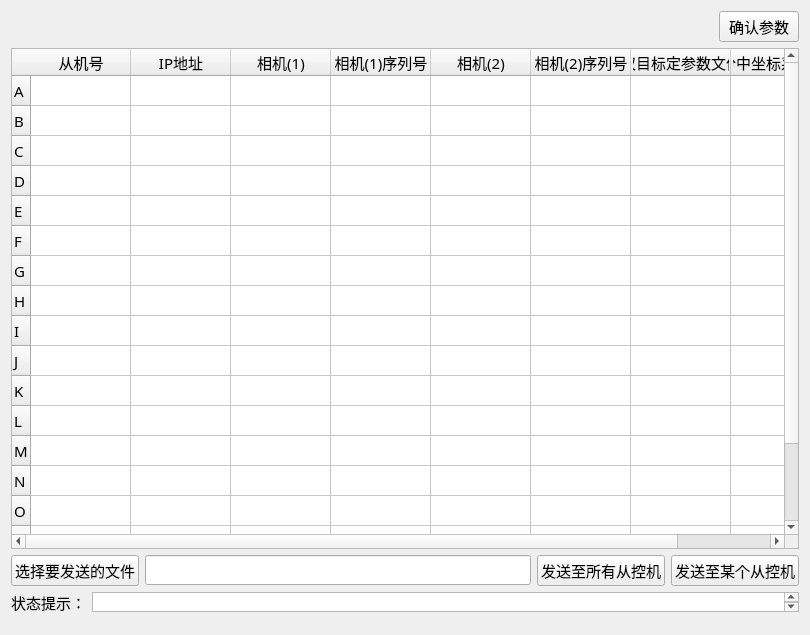
<?xml version="1.0" encoding="UTF-8"?>
<ui version="4.0">
 <class>HardwareConfigWidget</class>
 <widget class="QWidget" name="HardwareConfigWidget">
  <property name="geometry">
   <rect>
    <x>0</x>
    <y>0</y>
    <width>810</width>
    <height>635</height>
   </rect>
  </property>
  <property name="font">
   <font>
    <family>微软雅黑</family>
    <pointsize>11</pointsize>
   </font>
  </property>
  <property name="windowTitle">
   <string>硬件配置</string>
  </property>
  <layout class="QVBoxLayout" name="verticalLayout">
   <item>
    <layout class="QHBoxLayout" name="horizontalLayout_4">
     <item>
      <spacer name="horizontalSpacer">
       <property name="orientation">
        <enum>Qt::Horizontal</enum>
       </property>
       <property name="sizeHint" stdset="0">
        <size>
         <width>40</width>
         <height>20</height>
        </size>
       </property>
      </spacer>
     </item>
     <item>
      <widget class="QPushButton" name="okConfigButton">
       <property name="text">
        <string>确认参数</string>
       </property>
       <property name="icon">
        <iconset resource="../../resource/gui/icons.qrc">
         <normaloff>:/image/filesave.png</normaloff>:/image/filesave.png</iconset>
       </property>
      </widget>
     </item>
    </layout>
   </item>
   <item>
    <widget class="QTableWidget" name="ID">
     <property name="font">
      <font>
       <pointsize>11</pointsize>
      </font>
     </property>
     <row>
      <property name="text">
       <string>A</string>
      </property>
     </row>
     <row>
      <property name="text">
       <string>B</string>
      </property>
     </row>
     <row>
      <property name="text">
       <string>C</string>
      </property>
     </row>
     <row>
      <property name="text">
       <string>D</string>
      </property>
     </row>
     <row>
      <property name="text">
       <string>E</string>
      </property>
     </row>
     <row>
      <property name="text">
       <string>F</string>
      </property>
     </row>
     <row>
      <property name="text">
       <string>G</string>
      </property>
     </row>
     <row>
      <property name="text">
       <string>H</string>
      </property>
     </row>
     <row>
      <property name="text">
       <string>I</string>
      </property>
     </row>
     <row>
      <property name="text">
       <string>J</string>
      </property>
     </row>
     <row>
      <property name="text">
       <string>K</string>
      </property>
     </row>
     <row>
      <property name="text">
       <string>L</string>
      </property>
     </row>
     <row>
      <property name="text">
       <string>M</string>
      </property>
     </row>
     <row>
      <property name="text">
       <string>N</string>
      </property>
     </row>
     <row>
      <property name="text">
       <string>O</string>
      </property>
     </row>
     <row>
      <property name="text">
       <string>P</string>
      </property>
     </row>
     <row>
      <property name="text">
       <string>Q</string>
      </property>
     </row>
     <row>
      <property name="text">
       <string>R</string>
      </property>
     </row>
     <column>
      <property name="text">
       <string>从机号</string>
      </property>
     </column>
     <column>
      <property name="text">
       <string>IP地址</string>
      </property>
     </column>
     <column>
      <property name="text">
       <string>相机(1)</string>
      </property>
     </column>
     <column>
      <property name="text">
       <string>相机(1)序列号</string>
      </property>
     </column>
     <column>
      <property name="text">
       <string>相机(2)</string>
      </property>
     </column>
     <column>
      <property name="text">
       <string>相机(2)序列号</string>
      </property>
     </column>
     <column>
      <property name="text">
       <string>双目标定参数文件</string>
      </property>
     </column>
     <column>
      <property name="text">
       <string>轨平面分中坐标系标定参数文件</string>
      </property>
     </column>
     <item row="0" column="1">
      <property name="text">
       <string/>
      </property>
     </item>
     <item row="0" column="2">
      <property name="text">
       <string/>
      </property>
      <property name="font">
       <font>
        <family>微软雅黑</family>
        <pointsize>11</pointsize>
       </font>
      </property>
     </item>
     <item row="0" column="4">
      <property name="text">
       <string/>
      </property>
      <property name="font">
       <font>
        <family>微软雅黑</family>
        <pointsize>11</pointsize>
       </font>
      </property>
     </item>
     <item row="0" column="6">
      <property name="text">
       <string/>
      </property>
      <property name="font">
       <font>
        <family>微软雅黑</family>
        <pointsize>11</pointsize>
       </font>
      </property>
     </item>
     <item row="1" column="1">
      <property name="text">
       <string/>
      </property>
     </item>
     <item row="1" column="2">
      <property name="text">
       <string/>
      </property>
     </item>
     <item row="1" column="4">
      <property name="text">
       <string/>
      </property>
      <property name="font">
       <font>
        <family>微软雅黑</family>
        <pointsize>11</pointsize>
       </font>
      </property>
     </item>
     <item row="1" column="6">
      <property name="text">
       <string/>
      </property>
      <property name="font">
       <font>
        <family>微软雅黑</family>
        <pointsize>11</pointsize>
       </font>
      </property>
     </item>
     <item row="2" column="1">
      <property name="text">
       <string/>
      </property>
     </item>
     <item row="2" column="2">
      <property name="text">
       <string/>
      </property>
     </item>
     <item row="2" column="4">
      <property name="text">
       <string/>
      </property>
      <property name="font">
       <font>
        <family>微软雅黑</family>
        <pointsize>11</pointsize>
       </font>
      </property>
     </item>
     <item row="2" column="6">
      <property name="text">
       <string/>
      </property>
      <property name="font">
       <font>
        <family>微软雅黑</family>
        <pointsize>11</pointsize>
       </font>
      </property>
     </item>
     <item row="3" column="1">
      <property name="text">
       <string/>
      </property>
     </item>
     <item row="3" column="2">
      <property name="text">
       <string/>
      </property>
     </item>
     <item row="3" column="4">
      <property name="text">
       <string/>
      </property>
      <property name="font">
       <font>
        <family>微软雅黑</family>
        <pointsize>11</pointsize>
       </font>
      </property>
     </item>
     <item row="3" column="6">
      <property name="text">
       <string/>
      </property>
      <property name="font">
       <font>
        <family>微软雅黑</family>
        <pointsize>11</pointsize>
       </font>
      </property>
     </item>
     <item row="4" column="1">
      <property name="text">
       <string/>
      </property>
     </item>
     <item row="4" column="2">
      <property name="text">
       <string/>
      </property>
     </item>
     <item row="4" column="4">
      <property name="text">
       <string/>
      </property>
      <property name="font">
       <font>
        <family>微软雅黑</family>
        <pointsize>11</pointsize>
       </font>
      </property>
     </item>
     <item row="4" column="6">
      <property name="text">
       <string/>
      </property>
      <property name="font">
       <font>
        <family>微软雅黑</family>
        <pointsize>11</pointsize>
       </font>
      </property>
     </item>
     <item row="5" column="1">
      <property name="text">
       <string/>
      </property>
     </item>
     <item row="5" column="2">
      <property name="text">
       <string/>
      </property>
     </item>
     <item row="5" column="4">
      <property name="text">
       <string/>
      </property>
      <property name="font">
       <font>
        <family>微软雅黑</family>
        <pointsize>11</pointsize>
       </font>
      </property>
     </item>
     <item row="5" column="6">
      <property name="text">
       <string/>
      </property>
      <property name="font">
       <font>
        <family>微软雅黑</family>
        <pointsize>11</pointsize>
       </font>
      </property>
     </item>
     <item row="6" column="1">
      <property name="text">
       <string/>
      </property>
     </item>
     <item row="6" column="2">
      <property name="text">
       <string/>
      </property>
     </item>
     <item row="6" column="4">
      <property name="text">
       <string/>
      </property>
      <property name="font">
       <font>
        <family>微软雅黑</family>
        <pointsize>11</pointsize>
       </font>
      </property>
     </item>
     <item row="6" column="6">
      <property name="text">
       <string/>
      </property>
      <property name="font">
       <font>
        <family>微软雅黑</family>
        <pointsize>11</pointsize>
       </font>
      </property>
     </item>
     <item row="7" column="1">
      <property name="text">
       <string/>
      </property>
     </item>
     <item row="7" column="2">
      <property name="text">
       <string/>
      </property>
     </item>
     <item row="7" column="4">
      <property name="text">
       <string/>
      </property>
      <property name="font">
       <font>
        <family>微软雅黑</family>
        <pointsize>11</pointsize>
       </font>
      </property>
     </item>
     <item row="7" column="6">
      <property name="text">
       <string/>
      </property>
      <property name="font">
       <font>
        <family>微软雅黑</family>
        <pointsize>11</pointsize>
       </font>
      </property>
     </item>
     <item row="8" column="1">
      <property name="text">
       <string/>
      </property>
     </item>
     <item row="8" column="2">
      <property name="text">
       <string/>
      </property>
     </item>
     <item row="8" column="4">
      <property name="text">
       <string/>
      </property>
     </item>
     <item row="8" column="6">
      <property name="text">
       <string/>
      </property>
     </item>
     <item row="9" column="1">
      <property name="text">
       <string/>
      </property>
     </item>
     <item row="9" column="2">
      <property name="text">
       <string/>
      </property>
     </item>
     <item row="9" column="4">
      <property name="text">
       <string/>
      </property>
     </item>
     <item row="9" column="6">
      <property name="text">
       <string/>
      </property>
     </item>
     <item row="10" column="1">
      <property name="text">
       <string/>
      </property>
     </item>
     <item row="10" column="2">
      <property name="text">
       <string/>
      </property>
     </item>
     <item row="10" column="4">
      <property name="text">
       <string/>
      </property>
     </item>
     <item row="10" column="6">
      <property name="text">
       <string/>
      </property>
     </item>
     <item row="11" column="1">
      <property name="text">
       <string/>
      </property>
     </item>
     <item row="11" column="2">
      <property name="text">
       <string/>
      </property>
     </item>
     <item row="11" column="4">
      <property name="text">
       <string/>
      </property>
     </item>
     <item row="11" column="6">
      <property name="text">
       <string/>
      </property>
     </item>
     <item row="12" column="1">
      <property name="text">
       <string/>
      </property>
     </item>
     <item row="12" column="2">
      <property name="text">
       <string/>
      </property>
     </item>
     <item row="12" column="4">
      <property name="text">
       <string/>
      </property>
     </item>
     <item row="12" column="6">
      <property name="text">
       <string/>
      </property>
     </item>
     <item row="13" column="1">
      <property name="text">
       <string/>
      </property>
     </item>
     <item row="13" column="2">
      <property name="text">
       <string/>
      </property>
     </item>
     <item row="13" column="4">
      <property name="text">
       <string/>
      </property>
     </item>
     <item row="13" column="6">
      <property name="text">
       <string/>
      </property>
     </item>
     <item row="14" column="1">
      <property name="text">
       <string/>
      </property>
     </item>
     <item row="14" column="2">
      <property name="text">
       <string/>
      </property>
     </item>
     <item row="14" column="4">
      <property name="text">
       <string/>
      </property>
     </item>
     <item row="14" column="6">
      <property name="text">
       <string/>
      </property>
     </item>
     <item row="15" column="1">
      <property name="text">
       <string/>
      </property>
     </item>
     <item row="15" column="2">
      <property name="text">
       <string/>
      </property>
     </item>
     <item row="15" column="4">
      <property name="text">
       <string/>
      </property>
     </item>
     <item row="15" column="6">
      <property name="text">
       <string/>
      </property>
     </item>
     <item row="16" column="1">
      <property name="text">
       <string/>
      </property>
     </item>
     <item row="16" column="2">
      <property name="text">
       <string/>
      </property>
     </item>
     <item row="16" column="4">
      <property name="text">
       <string/>
      </property>
     </item>
     <item row="16" column="6">
      <property name="text">
       <string/>
      </property>
     </item>
     <item row="17" column="1">
      <property name="text">
       <string/>
      </property>
     </item>
     <item row="17" column="2">
      <property name="text">
       <string/>
      </property>
     </item>
     <item row="17" column="4">
      <property name="text">
       <string/>
      </property>
     </item>
     <item row="17" column="6">
      <property name="text">
       <string/>
      </property>
     </item>
    </widget>
   </item>
   <item>
    <layout class="QHBoxLayout" name="horizontalLayout">
     <item>
      <widget class="QPushButton" name="selectSendFileButton">
       <property name="font">
        <font>
         <pointsize>11</pointsize>
        </font>
       </property>
       <property name="text">
        <string>选择要发送的文件</string>
       </property>
       <property name="icon">
        <iconset resource="../../resource/gui/icons.qrc">
         <normaloff>:/image/open-file.png</normaloff>:/image/open-file.png</iconset>
       </property>
      </widget>
     </item>
     <item>
      <widget class="QLineEdit" name="filelineEdit">
       <property name="font">
        <font>
         <pointsize>11</pointsize>
        </font>
       </property>
      </widget>
     </item>
     <item>
      <widget class="QPushButton" name="sendConfigFilesButton">
       <property name="font">
        <font>
         <pointsize>11</pointsize>
        </font>
       </property>
       <property name="text">
        <string>发送至所有从控机</string>
       </property>
      </widget>
     </item>
     <item>
      <widget class="QPushButton" name="sendOneConfigFileButton">
       <property name="text">
        <string>发送至某个从控机</string>
       </property>
      </widget>
     </item>
    </layout>
   </item>
   <item>
    <layout class="QHBoxLayout" name="horizontalLayout_3">
     <item>
      <widget class="QLabel" name="clientStatusLabel">
       <property name="maximumSize">
        <size>
         <width>16777215</width>
         <height>20</height>
        </size>
       </property>
       <property name="text">
        <string>状态提示：</string>
       </property>
      </widget>
     </item>
     <item>
      <widget class="QTextEdit" name="status">
       <property name="maximumSize">
        <size>
         <width>16777215</width>
         <height>20</height>
        </size>
       </property>
      </widget>
     </item>
    </layout>
   </item>
   <item>
    <widget class="QLineEdit" name="hostLineEdit">
     <property name="maximumSize">
      <size>
       <width>16777215</width>
       <height>0</height>
      </size>
     </property>
     <property name="font">
      <font>
       <pointsize>11</pointsize>
      </font>
     </property>
    </widget>
   </item>
   <item>
    <widget class="QLineEdit" name="portLineEdit">
     <property name="maximumSize">
      <size>
       <width>16777215</width>
       <height>0</height>
      </size>
     </property>
     <property name="font">
      <font>
       <pointsize>11</pointsize>
      </font>
     </property>
    </widget>
   </item>
  </layout>
 </widget>
 <resources>
  <include location="../../resource/gui/icons.qrc"/>
 </resources>
 <connections/>
</ui>
